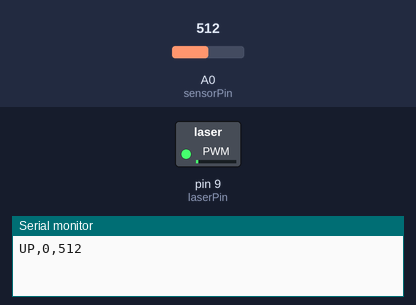
A sketch run on a simulated Arduino Uno, built with avr-gcc and run on an emulated ATmega328P. On the bench: switched loads named in the sketch (green lamp = pin HIGH), the last lines printed to the serial monitor. The test bench sets the inputs (shaded band); at power-on: A0 (sensorPin) = 512.

Above: at 0.05 s.
At 0.95 s:
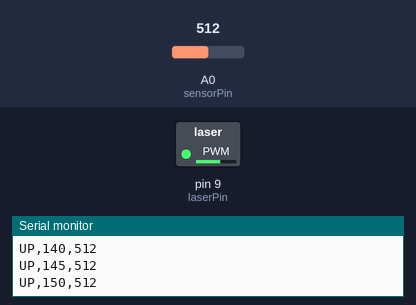
At 1.4 s:
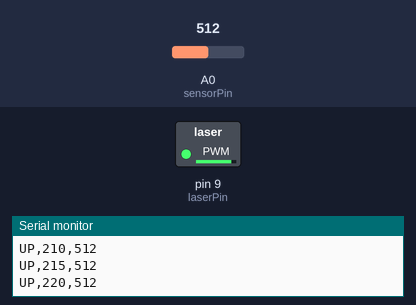
At 2.8 s:
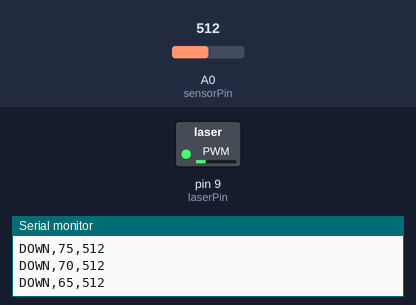
Timing chart, 0 to 6.7 s (numbered marks = the images above):
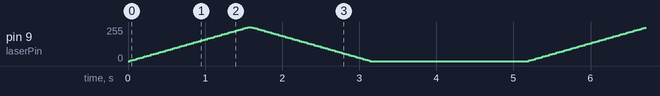

The sketch:

bcn_optical_calibration.ino
```cpp
// GENESIS: OPTICAL HYSTERESIS CALIBRATION (V 1.0)
// Purpose: Measure the "Memory Effect" of the BCN chip.
// If the UP curve and DOWN curve don't match (forming a loop),
// it proves the chip is MEMRISTIVE.

const int laserPin = 9;   // Laser PWM (Photons)
const int sensorPin = A0; // BCN Resistance (Electrons)

void setup() {
  Serial.begin(9600);
  pinMode(laserPin, OUTPUT);
}

void loop() {
  // Phase 1: Ramp Up (Increasing Stimulus)
  for (int i = 0; i <= 255; i += 5) {
    analogWrite(laserPin, i);
    delay(30); // Allow lattice settling time
    int val = analogRead(sensorPin);

    // Output format: MODE, INPUT_INTENSITY, OUTPUT_RESPONSE
    Serial.print("UP,");
    Serial.print(i);
    Serial.print(",");
    Serial.println(val);
  }

  // Phase 2: Ramp Down (Decreasing Stimulus)
  for (int i = 255; i >= 0; i -= 5) {
    analogWrite(laserPin, i);
    delay(30);
    int val = analogRead(sensorPin);

    Serial.print("DOWN,");
    Serial.print(i);
    Serial.print(",");
    Serial.println(val);
  }

  delay(2000); // Wait between cycles
}
```
